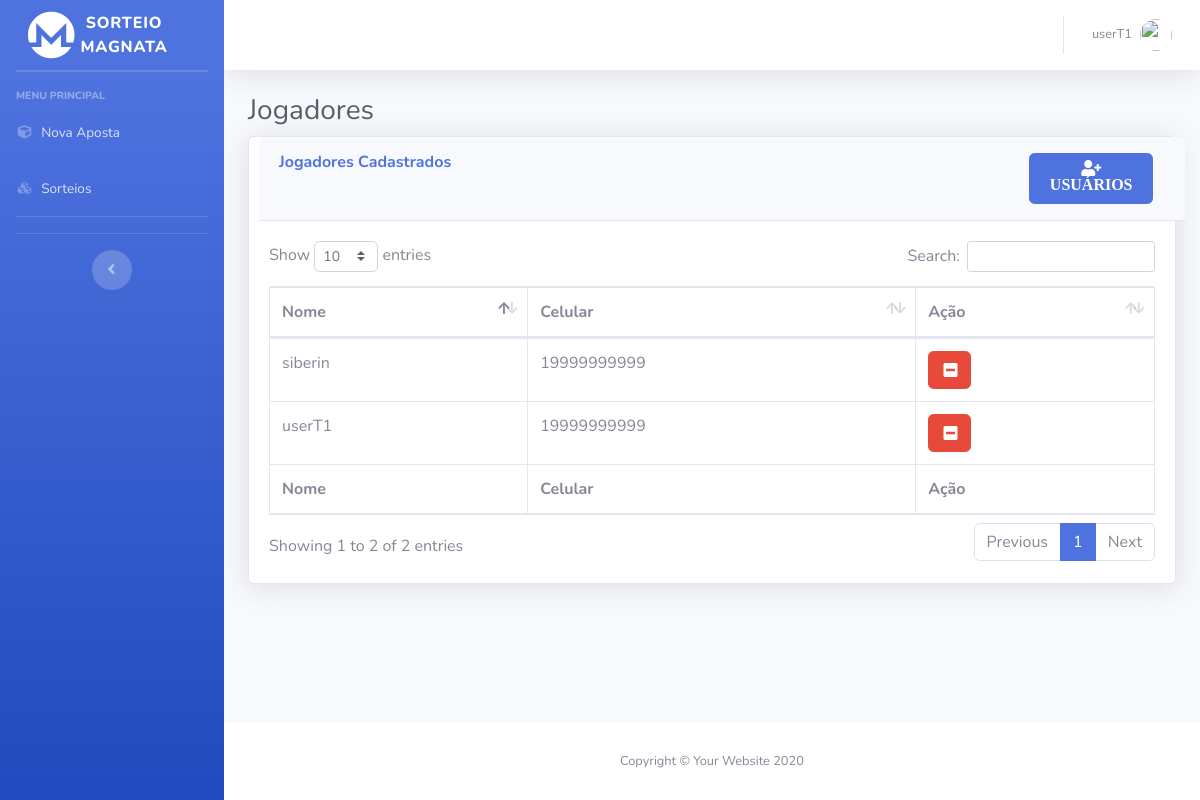
Page /jogadores.php (signed in) on the committed database.
### tables this page shows
CREATE TABLE `user` (
  `iduser` int(11) NOT NULL,
  `name` varchar(45) NOT NULL,
  `celular` varchar(45) NOT NULL,
  `senha` varchar(100) NOT NULL,
  `tipo` varchar(45) NOT NULL DEFAULT '0',
  `idSuperior` int(11) DEFAULT NULL,
  `nivel` varchar(15) NOT NULL,
  `data` date NOT NULL
);

### jogadores.php (the view, shortened to what this page needs)
<?php
include('php/server.php') ;
  $sort_check_query = 'SELECT * FROM user WHERE tipo = "2" ';
  $result = mysqli_query($db,$sort_check_query);
?>
<!DOCTYPE html>
<html lang="pt-br">
<head>
  <link href="vendor/fontawesome-free/css/all.min.css" rel="stylesheet" type="text/css">
  <link href="css/sb-admin-2.min.css" rel="stylesheet">
  <link href="vendor/datatables/dataTables.bootstrap4.min.css" rel="stylesheet">
</head>
<body id="page-top">
  <div id="wrapper">
    <ul class="navbar-nav bg-gradient-primary sidebar sidebar-dark accordion no-print" id="accordionSidebar">
      <a class="sidebar-brand d-flex align-items-center justify-content-center" href="index.php">
        <div class="col">
          <i class="fab fa-monero fa-3x"></i>
        </div>
        <div class="sidebar-brand-text mx-3">Sorteio Magnata</div>
      </a>
      <hr class="sidebar-divider my-0">
      <hr class="sidebar-divider">
      <div class="sidebar-heading">
        Menu Principal
      </div>
      <li class="nav-item">
        <a class="nav-link" href="novaaposta.php">
          <i class="fas fa-fw fa-cube"></i>
          <span>Nova Aposta</span></a>
      </li>
      <li class="nav-item">
        <a class="nav-link" href="sorteios.php">
          <i class="fas fa-fw fa-cubes"></i>
          <span>Sorteios</span></a>
      </li>
      <hr class="sidebar-divider">
      <hr class="sidebar-divider d-none d-md-block">
      <div class="text-center d-none d-md-inline">
        <button class="rounded-circle border-0" id="sidebarToggle"></button>
      </div>
    </ul>
    <div id="content-wrapper" class="d-flex flex-column">
      <div id="content">
        <nav class="navbar navbar-expand navbar-light bg-white topbar mb-4 static-top shadow">
          <ul class="navbar-nav ml-auto">
    <li class="nav-item dropdown no-arrow">
      <a class="nav-link dropdown-toggle" href="#" id="userDropdown" role="button" data-toggle="dropdown" aria-haspopup="true" aria-expanded="false">
        <span class="mr-2 d-none d-lg-inline text-gray-600 small"><?php echo $_SESSION['username']; ?></span>
        <img class="img-profile rounded-circle" src="https://source.unsplash.com/QAB-WJcbgJk/60x60">
      </a>
    </li>
          </ul>
        </nav>
        <div class="container-fluid">
          <h1 class="h3 mb-2 text-gray-800">Jogadores</h1>
          <div class="card shadow mb-4">
          <div class="card-header py-3" style="display: flex; flex-direction: row; justify-content: space-between; width: 100%; margin-left: 10px;">
          <h6 class="m-0 font-weight-bold text-primary" style="width: 30%;">Jogadores Cadastrados</h6>
             <div class="col-lg-2 col-md-9 col-sm-12">
                <button class="btn btn-primary" data-toggle="modal" data-target="#modalExemplo"> <i class="fas fa-user-plus"> USUÁRIOS </i> </button>
              </div>
            </div>
            <div class="card-body">
              <div class="table-responsive">
              <table class="table table-bordered" id="dataTable" width="100%" cellspacing="0">
                  <thead>
                    <tr>
                      <th>Nome</th>
                      <th>Celular</th>
                      <th>Ação</th>
                    </tr>
                  </thead>
                  <tfoot>
                    <tr>
                      <th>Nome</th>
                      <th>Celular</th>
                      <th>Ação</th>
                    </tr>
                  </tfoot>
                  <tbody>
                  <?php
                  $cont =0;
                   while($row = $result->fetch_assoc()) {
                    echo("<tr>
                    <td>".$row['name']."</td>
                    <td>".$row['celular']."</td>
                    <form id='exc_camb".$cont."' class='dropdown-item' method='post' action='cambistas.php'>
                    <input type='hidden' id='custId' name='idDelet' value='".$row['iduser']."'>
                    <input type='hidden' id='tipo' name='tipo' value='2'>
                  </form>
                    <td style='display: flex;'>
                     <div style='width: 44px !important; max-width: 30%; position: relative;'> <input  class='btn btn-danger' type='submit' form='exc_camb".$cont."' name='exc_camb'  value='    '/><i class='fa fa-minus-square'".$cont."' style='    position: absolute; left: 35%; top: 30%;  color: white; '></i></div >
                  </td>
                  </tr>");
                  $cont +=1;
                   }
                  ?>
                  </tbody>
                </table>
              </div>
            </div>
          </div>
        </div>
      </div>
      <footer class="sticky-footer bg-white">
        <div class="container my-auto">
          <div class="copyright text-center my-auto">
            <span>Copyright &copy; Your Website 2020</span>
          </div>
        </div>
      </footer>
    </div>
  </div>
</body>
</html>

### rows in the picture
user: name "userT1", celular "19999999999"
user: name "siberin", celular "19999999999"

### other values in the picture
$_SESSION['username'] "userT1"
